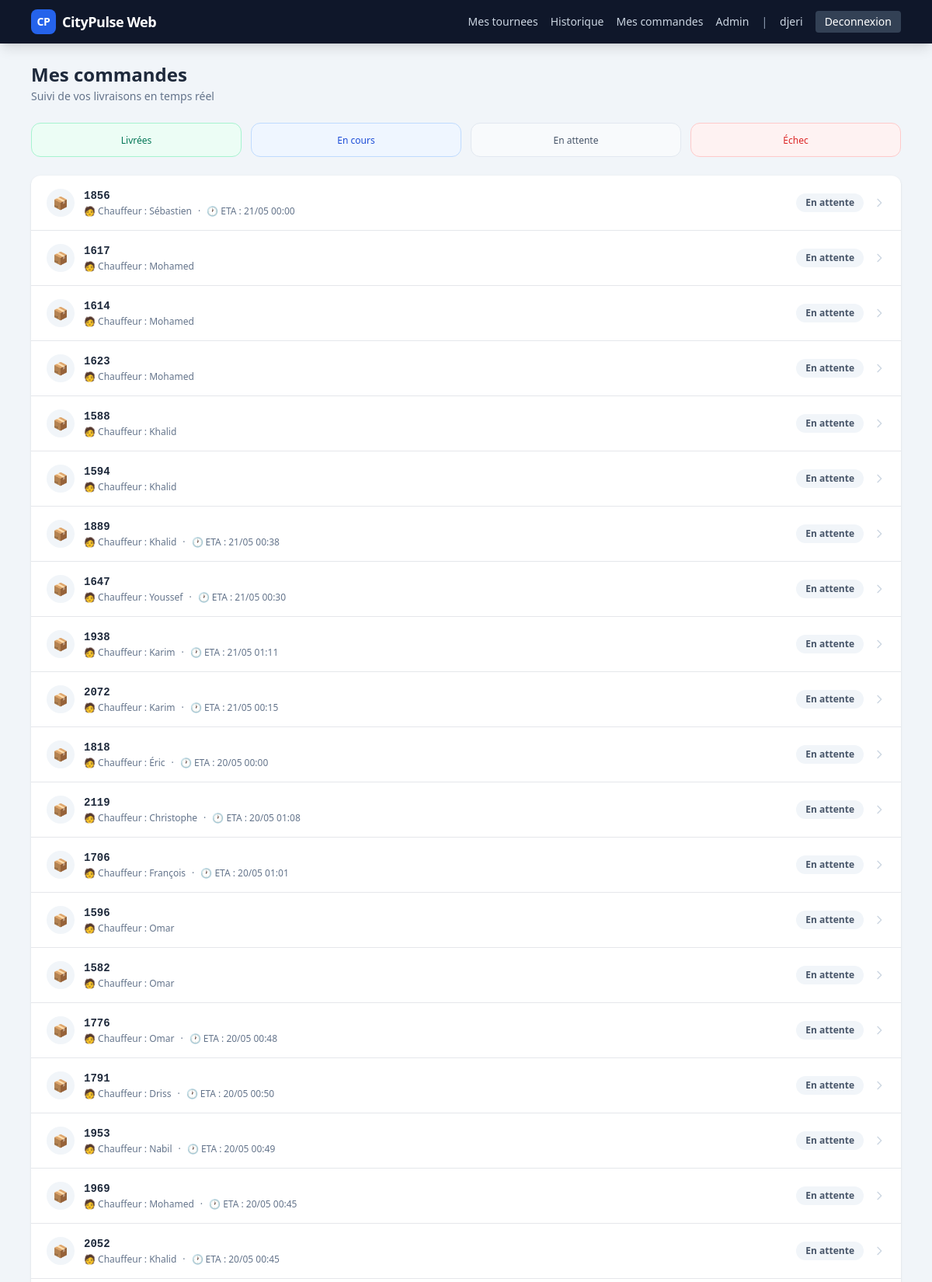
The page /client/ (signed in, upper part) on the database its author committed.
### apps/accounts/models.py (models this page shows)
class User(AbstractUser):
    class Role(models.TextChoices):
        DRIVER = "driver", "Driver"
        CLIENT = "client", "Client"
    role = models.CharField(max_length=20, choices=Role.choices, default=Role.CLIENT)
    phone = models.CharField(max_length=32, blank=True)
    desktop_id = models.CharField(max_length=64, blank=True)

### apps/tracking/models.py (models this page shows, shortened)
class DeliveryTracking(models.Model):
    order_id_ext = models.CharField(max_length=64)
    order_ref = models.CharField(max_length=100, db_index=True)
    status = models.CharField(max_length=32, default="pending")
    driver_first_name = models.CharField(max_length=150, blank=True)
    eta = models.DateTimeField(null=True, blank=True)
    last_update = models.DateTimeField(auto_now=True)

### apps/routes/views.py (the view)
# urls.py: path("client/", views.client_dashboard, name="client-dashboard"),
@login_required(login_url="/client/login/")
def client_dashboard(request):
    if not _is_client(request.user):
        return redirect("/driver/")
    tracks = DeliveryTracking.objects.order_by("-last_update")[:50]
    return render(request, "client/dashboard.html", {"tracks": tracks})

### apps/routes/views.py (called while the page is built)
def _is_client(user):
    return getattr(user, "role", "") == "client" or user.is_staff

### templates/client/dashboard.html (shortened to what this page needs)
{% extends "base.html" %}
{% block content %}
<div class="mb-6">
  <h1 class="text-2xl font-bold text-slate-800">Mes commandes</h1>
  <p class="text-slate-500 text-sm mt-0.5">Suivi de vos livraisons en temps réel</p>
</div>
{% if tracks %}
<div class="grid grid-cols-2 sm:grid-cols-4 gap-3 mb-6">
  {% with livre=0 en_cours=0 attente=0 echec=0 %}
  <div class="bg-emerald-50 border border-emerald-200 rounded-xl px-4 py-3 text-center">
    <div class="text-xs text-emerald-700 font-medium mt-0.5">Livrées</div>
  </div>
  <div class="bg-blue-50 border border-blue-200 rounded-xl px-4 py-3 text-center">
    <div class="text-xs text-blue-700 font-medium mt-0.5">En cours</div>
  </div>
  <div class="bg-slate-50 border border-slate-200 rounded-xl px-4 py-3 text-center">
    <div class="text-xs text-slate-600 font-medium mt-0.5">En attente</div>
  </div>
  <div class="bg-red-50 border border-red-200 rounded-xl px-4 py-3 text-center">
    <div class="text-xs text-red-600 font-medium mt-0.5">Échec</div>
  </div>
  {% endwith %}
</div>
{% endif %}
<div class="bg-white rounded-xl shadow divide-y">
  {% for t in tracks %}
  <a href="/client/track/{{ t.order_ref }}/"
     class="flex items-center justify-between px-5 py-4 hover:bg-slate-50 transition group">
    <div class="flex items-center gap-3">
      <div class="w-9 h-9 rounded-full flex items-center justify-center flex-shrink-0
        {% if t.status == 'livre' %}bg-emerald-100 text-emerald-600
        {% elif t.status == 'en_cours' %}bg-blue-100 text-blue-600
        {% elif t.status == 'echec' %}bg-red-100 text-red-500
        {% else %}bg-slate-100 text-slate-500{% endif %}">
        {% if t.status == 'livre' %}✓
        {% elif t.status == 'en_cours' %}⏳
        {% elif t.status == 'echec' %}✗
        {% else %}📦{% endif %}
      </div>
      <div>
        <div class="font-semibold text-slate-800 font-mono text-sm">{{ t.order_ref }}</div>
        <div class="text-xs text-slate-500 mt-0.5 flex items-center gap-2">
          {% if t.driver_first_name %}
          <span>🧑 Chauffeur : {{ t.driver_first_name }}</span>
          {% endif %}
          {% if t.eta %}
          <span>·</span>
          <span>🕐 ETA : {{ t.eta|date:"d/m H:i" }}</span>
          {% endif %}
        </div>
      </div>
    </div>
    <div class="flex items-center gap-3">
      <span class="text-xs px-3 py-1 rounded-full font-semibold
        {% if t.status == 'livre' %}bg-emerald-100 text-emerald-700
        {% elif t.status == 'en_cours' %}bg-blue-100 text-blue-700
        {% elif t.status == 'echec' %}bg-red-100 text-red-600
        {% else %}bg-slate-100 text-slate-600{% endif %}">
        {% if t.status == 'livre' %}Livré
        {% elif t.status == 'en_cours' %}En cours
        {% elif t.status == 'echec' %}Échec
        {% else %}En attente{% endif %}
      </span>
      <svg class="w-4 h-4 text-slate-300 group-hover:text-slate-500 transition"
           fill="none" stroke="currentColor" viewBox="0 0 24 24">
        <path stroke-linecap="round" stroke-linejoin="round" stroke-width="2" d="M9 5l7 7-7 7"/>
      </svg>
    </div>
  </a>
  {% empty %}
  <div class="px-5 py-14 text-center">
    <div class="text-4xl mb-3">📦</div>
    <div class="text-slate-600 font-medium">Aucune commande en cours</div>
    <div class="text-slate-400 text-sm mt-1">Vos livraisons apparaîtront ici dès leur prise en charge.</div>
  </div>
  {% endfor %}
</div>
{% endblock %}

### templates/base.html (shortened to what this page needs)
<!doctype html>
<html lang="fr">
<head>
  <script src="https://cdn.tailwindcss.com"></script>
  <link rel="stylesheet" href="https://unpkg.com/leaflet@1.9.4/dist/leaflet.css" />
</head>
<body class="bg-slate-100 min-h-screen flex flex-col">
  <header class="bg-slate-900 text-white shadow-lg">
    <div class="max-w-6xl mx-auto px-4 h-14 flex items-center justify-between">
      <a href="/" class="flex items-center gap-2 font-bold text-lg tracking-tight">
        <span class="inline-flex items-center justify-center w-8 h-8 rounded-lg bg-blue-600 text-white text-sm font-bold">CP</span>
        CityPulse Web
      </a>
      <nav class="flex items-center gap-4 text-sm">
        {% if user.is_authenticated %}
          {% if user.role == "driver" or user.is_staff %}
            <a href="/driver/" class="text-slate-300 hover:text-white transition">Mes tournees</a>
            <a href="/driver/history/" class="text-slate-300 hover:text-white transition">Historique</a>
          {% endif %}
          {% if user.role == "client" or user.is_staff %}
            <a href="/client/" class="text-slate-300 hover:text-white transition">Mes commandes</a>
          {% endif %}
          {% if user.is_staff %}
            <a href="/admin/" class="text-slate-300 hover:text-white transition">Admin</a>
          {% endif %}
          <span class="text-slate-400">|</span>
          <span class="text-slate-300 font-medium">{{ user.username }}</span>
          <a href="/logout/" class="bg-slate-700 hover:bg-slate-600 px-3 py-1 rounded text-white transition">Deconnexion</a>
        {% else %}
          <a href="/driver/login/" class="bg-blue-600 hover:bg-blue-700 px-3 py-1 rounded text-white transition">Chauffeur</a>
          <a href="/client/login/" class="bg-slate-600 hover:bg-slate-500 px-3 py-1 rounded text-white transition">Client</a>
        {% endif %}
      </nav>
    </div>
  </header>
  <main class="flex-1 max-w-6xl mx-auto px-4 py-6 w-full">
    {% block content %}{% endblock %}
  </main>
</body>
</html>

### rows shown on the page
User: username "djeri"
DeliveryTracking: order_ref "1856", driver_first_name "Sébastien", eta "21/05 00:00", status "En attente"
DeliveryTracking: order_ref "1617", driver_first_name "Mohamed", status "En attente"
DeliveryTracking: order_ref "1614", driver_first_name "Mohamed", status "En attente"
DeliveryTracking: order_ref "1623", driver_first_name "Mohamed", status "En attente"
DeliveryTracking: order_ref "1588", driver_first_name "Khalid", status "En attente"
DeliveryTracking: order_ref "1594", driver_first_name "Khalid", status "En attente"
DeliveryTracking: order_ref "1889", driver_first_name "Khalid", eta "21/05 00:38", status "En attente"
DeliveryTracking: order_ref "1647", driver_first_name "Youssef", eta "21/05 00:30", status "En attente"
DeliveryTracking: order_ref "1938", driver_first_name "Karim", eta "21/05 01:11", status "En attente"
DeliveryTracking: order_ref "2072", driver_first_name "Karim", eta "21/05 00:15", status "En attente"
DeliveryTracking: order_ref "1818", driver_first_name "Éric", eta "20/05 00:00", status "En attente"
DeliveryTracking: order_ref "2119", driver_first_name "Christophe", eta "20/05 01:08", status "En attente"
DeliveryTracking: order_ref "1706", driver_first_name "François", eta "20/05 01:01", status "En attente"
DeliveryTracking: order_ref "1596", driver_first_name "Omar", status "En attente"
DeliveryTracking: order_ref "1582", driver_first_name "Omar", status "En attente"
DeliveryTracking: order_ref "1776", driver_first_name "Omar", eta "20/05 00:48", status "En attente"
DeliveryTracking: order_ref "1791", driver_first_name "Driss", eta "20/05 00:50", status "En attente"
DeliveryTracking: order_ref "1953", driver_first_name "Nabil", eta "20/05 00:49", status "En attente"
DeliveryTracking: order_ref "1969", driver_first_name "Mohamed", eta "20/05 00:45", status "En attente"
DeliveryTracking: order_ref "2052", driver_first_name "Khalid", eta "20/05 00:45", status "En attente"
